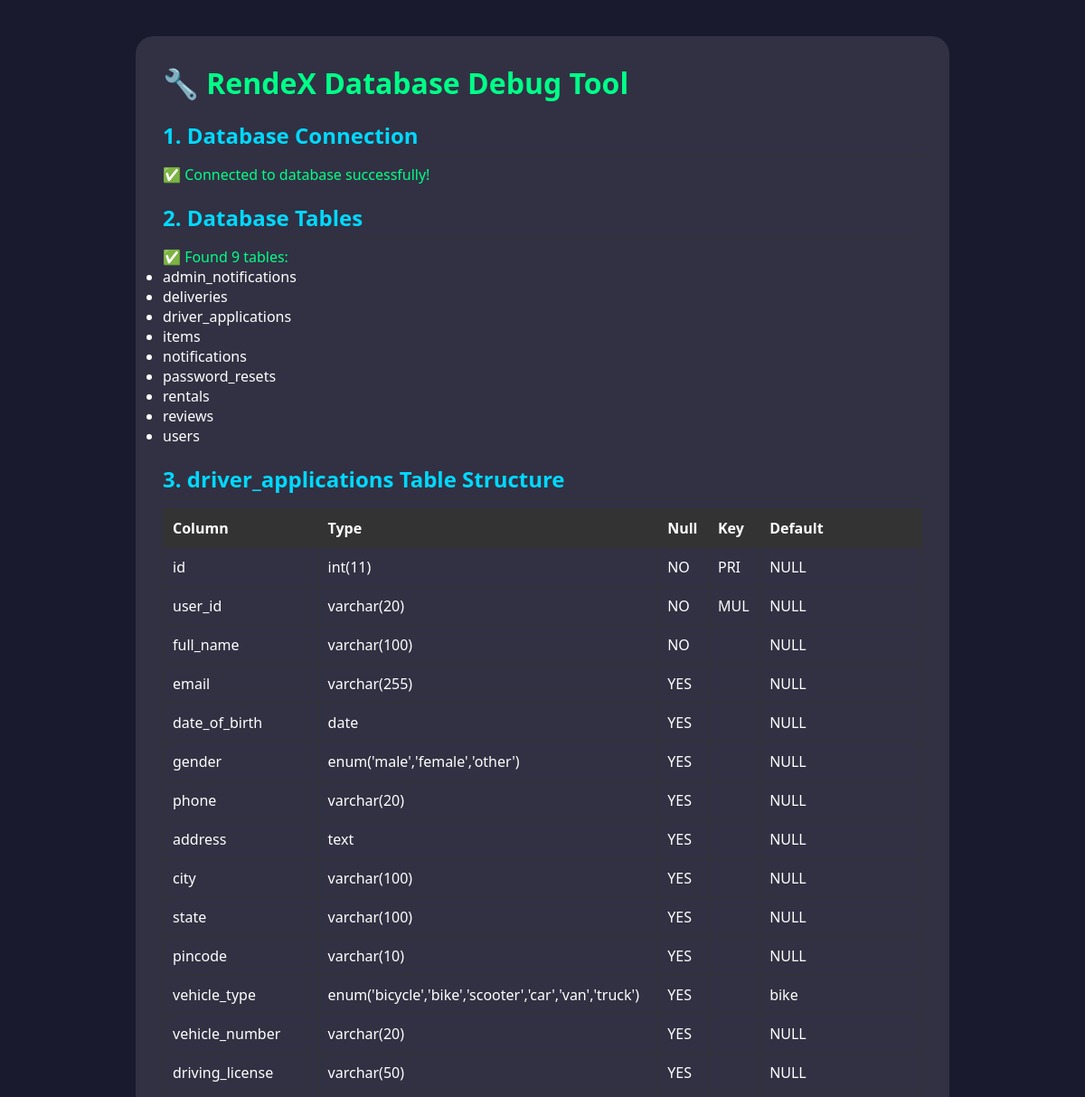
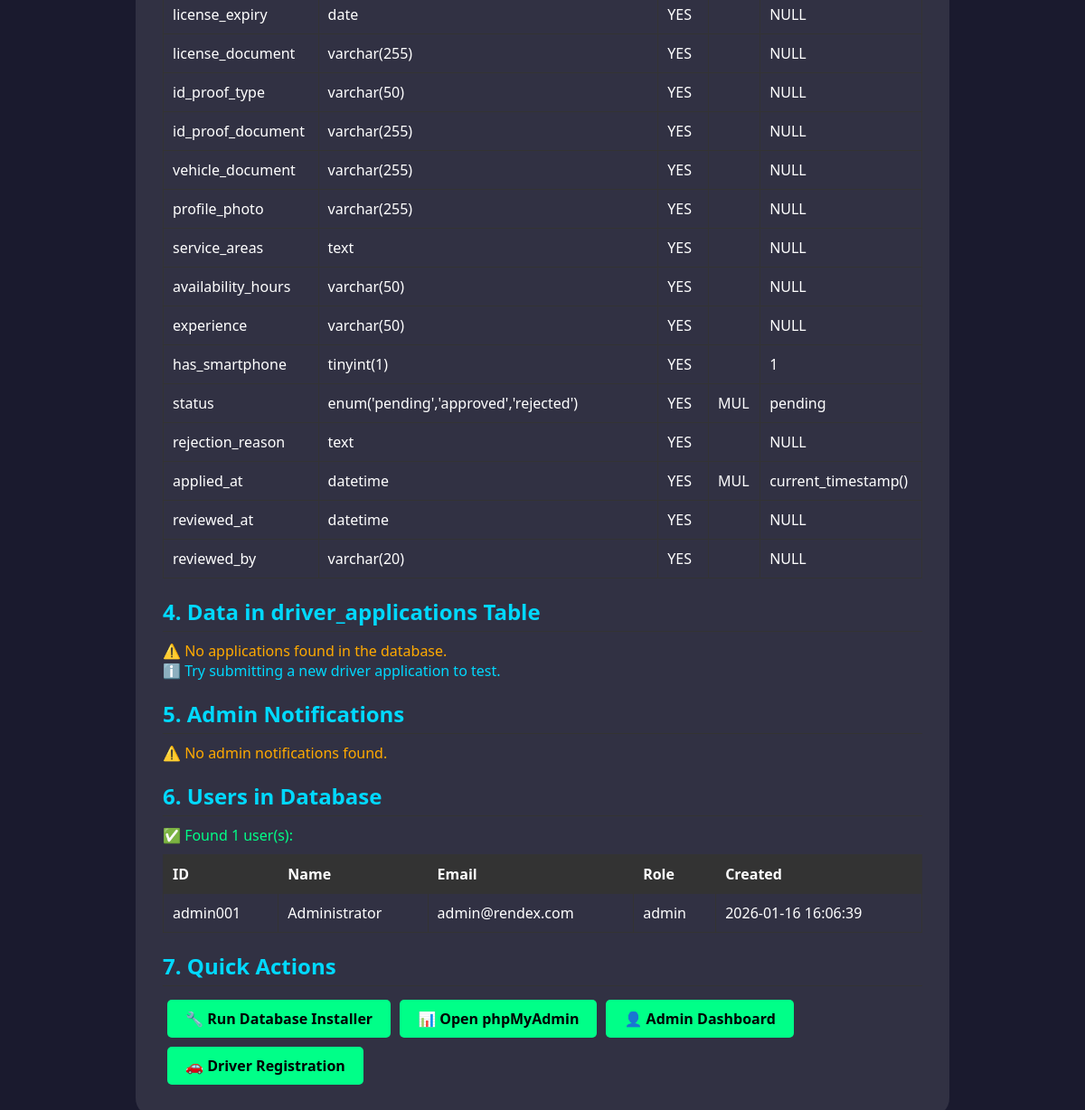
The app's page /debug_database.php with its own data (2 pictures, top to bottom).
### tables this page shows
CREATE TABLE IF NOT EXISTS users (
    id VARCHAR(20) PRIMARY KEY,
    name VARCHAR(100) NOT NULL,
    email VARCHAR(255) NOT NULL UNIQUE,
    phone VARCHAR(20),
    role ENUM('user', 'owner', 'delivery_partner', 'admin') DEFAULT 'user',
    password_hash VARCHAR(255) NOT NULL,
    profile_picture VARCHAR(255) DEFAULT NULL,
    address TEXT DEFAULT NULL,
    city VARCHAR(100) DEFAULT NULL,
    state VARCHAR(100) DEFAULT NULL,
    pincode VARCHAR(10) DEFAULT NULL,
    is_verified TINYINT(1) DEFAULT 0,
    verification_token VARCHAR(255) DEFAULT NULL,
    reset_token VARCHAR(255) DEFAULT NULL,
    reset_token_expiry DATETIME DEFAULT NULL,
    created_at DATETIME DEFAULT CURRENT_TIMESTAMP,
    updated_at DATETIME DEFAULT CURRENT_TIMESTAMP ON UPDATE CURRENT_TIMESTAMP,
    INDEX idx_email (email),
    INDEX idx_role (role)
);

### debug_database.php (the view)
<?php
require_once 'config/database.php';
echo "<!DOCTYPE html>
<html lang='en'>
<head>
    <meta charset='UTF-8'>
    <meta name='viewport' content='width=device-width, initial-scale=1.0'>
    <title>RendeX Database Debug</title>
    <style>
        * { margin: 0; padding: 0; box-sizing: border-box; }
        body {
            font-family: 'Segoe UI', Tahoma, Geneva, Verdana, sans-serif;
            background: #1a1a2e;
            min-height: 100vh;
            padding: 40px;
            color: #fff;
        }
        .container {
            max-width: 900px;
            margin: 0 auto;
            background: rgba(255, 255, 255, 0.1);
            border-radius: 20px;
            padding: 30px;
        }
        h1 { color: #00ff88; margin-bottom: 20px; }
        h2 { color: #00d9ff; margin: 20px 0 10px; border-bottom: 1px solid #333; padding-bottom: 5px; }
        .success { color: #00ff88; }
        .error { color: #ff4444; }
        .warning { color: #ffaa00; }
        .info { color: #00d9ff; }
        pre {
            background: #000;
            padding: 15px;
            border-radius: 10px;
            overflow-x: auto;
            font-size: 12px;
            margin: 10px 0;
        }
        table {
            width: 100%;
            border-collapse: collapse;
            margin: 10px 0;
        }
        th, td {
            padding: 10px;
            text-align: left;
            border: 1px solid #333;
        }
        th { background: #333; }
        .btn {
            display: inline-block;
            padding: 10px 20px;
            background: #00ff88;
            color: #000;
            text-decoration: none;
            border-radius: 5px;
            margin: 5px;
            font-weight: bold;
        }
    </style>
</head>
<body>
<div class='container'>
    <h1>🔧 RendeX Database Debug Tool</h1>";
echo "<h2>1. Database Connection</h2>";
try {
    $pdo = getDBConnection();
    if ($pdo) {
        echo "<p class='success'>✅ Connected to database successfully!</p>";
    } else {
        echo "<p class='error'>❌ Failed to connect - getDBConnection() returned null</p>";
        die("</div></body></html>");
    }
} catch (Exception $e) {
    echo "<p class='error'>❌ Connection Error: " . $e->getMessage() . "</p>";
    die("</div></body></html>");
}
echo "<h2>2. Database Tables</h2>";
try {
    $stmt = $pdo->query("SHOW TABLES");
    $tables = $stmt->fetchAll(PDO::FETCH_COLUMN);
    if (count($tables) > 0) {
        echo "<p class='success'>✅ Found " . count($tables) . " tables:</p>";
        echo "<ul>";
        foreach ($tables as $table) {
            echo "<li>$table</li>";
        }
        echo "</ul>";
    } else {
        echo "<p class='error'>❌ No tables found! Run the installer: <a href='install_database.php' class='btn'>Install Database</a></p>";
    }
} catch (Exception $e) {
    echo "<p class='error'>❌ Error: " . $e->getMessage() . "</p>";
}
echo "<h2>3. driver_applications Table Structure</h2>";
try {
    $stmt = $pdo->query("DESCRIBE driver_applications");
    $columns = $stmt->fetchAll();
    echo "<table>";
    echo "<tr><th>Column</th><th>Type</th><th>Null</th><th>Key</th><th>Default</th></tr>";
    foreach ($columns as $col) {
        echo "<tr>";
        echo "<td>" . $col['Field'] . "</td>";
        echo "<td>" . $col['Type'] . "</td>";
        echo "<td>" . $col['Null'] . "</td>";
        echo "<td>" . $col['Key'] . "</td>";
        echo "<td>" . ($col['Default'] ?? 'NULL') . "</td>";
        echo "</tr>";
    }
    echo "</table>";
} catch (Exception $e) {
    echo "<p class='error'>❌ Table doesn't exist or error: " . $e->getMessage() . "</p>";
    echo "<p class='warning'>⚠️ Run the installer to create tables: <a href='install_database.php' class='btn'>Install Database</a></p>";
}
echo "<h2>4. Data in driver_applications Table</h2>";
try {
    $stmt = $pdo->query("SELECT * FROM driver_applications ORDER BY applied_at DESC LIMIT 10");
    $applications = $stmt->fetchAll();
    if (count($applications) > 0) {
        echo "<p class='success'>✅ Found " . count($applications) . " application(s):</p>";
        echo "<table>";
        echo "<tr><th>ID</th><th>User ID</th><th>Full Name</th><th>Email</th><th>Phone</th><th>Vehicle</th><th>Status</th><th>Applied At</th></tr>";
        foreach ($applications as $app) {
            echo "<tr>";
            echo "<td>" . $app['id'] . "</td>";
            echo "<td>" . $app['user_id'] . "</td>";
            echo "<td>" . htmlspecialchars($app['full_name']) . "</td>";
            echo "<td>" . htmlspecialchars($app['email'] ?? 'N/A') . "</td>";
            echo "<td>" . htmlspecialchars($app['phone'] ?? 'N/A') . "</td>";
            echo "<td>" . $app['vehicle_type'] . " - " . $app['vehicle_number'] . "</td>";
            echo "<td>" . $app['status'] . "</td>";
            echo "<td>" . $app['applied_at'] . "</td>";
            echo "</tr>";
        }
        echo "</table>";
    } else {
        echo "<p class='warning'>⚠️ No applications found in the database.</p>";
        echo "<p class='info'>ℹ️ Try submitting a new driver application to test.</p>";
    }
} catch (Exception $e) {
    echo "<p class='error'>❌ Error reading data: " . $e->getMessage() . "</p>";
}
echo "<h2>5. Admin Notifications</h2>";
try {
    $stmt = $pdo->query("SELECT * FROM admin_notifications ORDER BY created_at DESC LIMIT 10");
    $notifications = $stmt->fetchAll();
    if (count($notifications) > 0) {
        echo "<p class='success'>✅ Found " . count($notifications) . " notification(s):</p>";
        echo "<table>";
        echo "<tr><th>ID</th><th>Type</th><th>Title</th><th>Message</th><th>Read</th><th>Created</th></tr>";
        foreach ($notifications as $notif) {
            echo "<tr>";
            echo "<td>" . $notif['id'] . "</td>";
            echo "<td>" . $notif['type'] . "</td>";
            echo "<td>" . htmlspecialchars($notif['title']) . "</td>";
            echo "<td>" . htmlspecialchars(substr($notif['message'], 0, 50)) . "...</td>";
            echo "<td>" . ($notif['is_read'] ? 'Yes' : 'No') . "</td>";
            echo "<td>" . $notif['created_at'] . "</td>";
            echo "</tr>";
        }
        echo "</table>";
    } else {
        echo "<p class='warning'>⚠️ No admin notifications found.</p>";
    }
} catch (Exception $e) {
    echo "<p class='error'>❌ Error or table doesn't exist: " . $e->getMessage() . "</p>";
}
echo "<h2>6. Users in Database</h2>";
try {
    $stmt = $pdo->query("SELECT id, name, email, role, created_at FROM users ORDER BY created_at DESC LIMIT 10");
    $users = $stmt->fetchAll();
    if (count($users) > 0) {
        echo "<p class='success'>✅ Found " . count($users) . " user(s):</p>";
        echo "<table>";
        echo "<tr><th>ID</th><th>Name</th><th>Email</th><th>Role</th><th>Created</th></tr>";
        foreach ($users as $user) {
            echo "<tr>";
            echo "<td>" . substr($user['id'], -8) . "</td>";
            echo "<td>" . htmlspecialchars($user['name']) . "</td>";
            echo "<td>" . htmlspecialchars($user['email']) . "</td>";
            echo "<td>" . $user['role'] . "</td>";
            echo "<td>" . $user['created_at'] . "</td>";
            echo "</tr>";
        }
        echo "</table>";
    } else {
        echo "<p class='warning'>⚠️ No users in database. Run installer to migrate from JSON.</p>";
    }
} catch (Exception $e) {
    echo "<p class='error'>❌ Error: " . $e->getMessage() . "</p>";
}
echo "<h2>7. Quick Actions</h2>";
echo "<p>";
echo "<a href='install_database.php' class='btn'>🔧 Run Database Installer</a>";
echo "<a href='http://localhost/phpmyadmin' class='btn' target='_blank'>📊 Open phpMyAdmin</a>";
echo "<a href='admin_dashboard.php' class='btn'>👤 Admin Dashboard</a>";
echo "<a href='driver-registration.php' class='btn'>🚗 Driver Registration</a>";
echo "</p>";
echo "</div></body></html>";
?>

### debug_database.php (style rules this page uses)
* { margin: 0; padding: 0; box-sizing: border-box; }
body { font-family: 'Segoe UI', Tahoma, Geneva, Verdana, sans-serif; background: #1a1a2e; min-height: 100vh; padding: 40px; color: #fff; }
.container { max-width: 900px; margin: 0 auto; background: rgba(255, 255, 255, 0.1); border-radius: 20px; padding: 30px; }
h1 { color: #00ff88; margin-bottom: 20px; }
h2 { color: #00d9ff; margin: 20px 0 10px; border-bottom: 1px solid #333; padding-bottom: 5px; }
.success { color: #00ff88; }
.warning { color: #ffaa00; }
.info { color: #00d9ff; }
table { width: 100%; border-collapse: collapse; margin: 10px 0; }
th, td { padding: 10px; text-align: left; border: 1px solid #333; }
th { background: #333; }
.btn { display: inline-block; padding: 10px 20px; background: #00ff88; color: #000; text-decoration: none; border-radius: 5px; margin: 5px; font-weight: bold; }

### records on screen
users: id "admin001", name "Administrator", email "admin@rendex.com", role "admin", created_at "2026-01-16 16:06:39"

### other values on screen
count($tables) "9"
$table "admin_notifications"
$table "deliveries"
$table "driver_applications"
$table "items"
$table "notifications"
$table "password_resets"
$table "rentals"
$table "reviews"
$table "users"
$col['Field'] "id"
$col['Type'] "int(11)"
$col['Null'] "NO"
$col['Key'] "PRI"
$col['Default'] "NULL"
